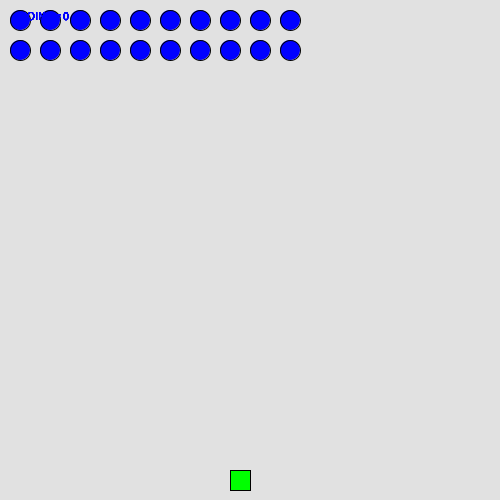
Frame 1 (no input)
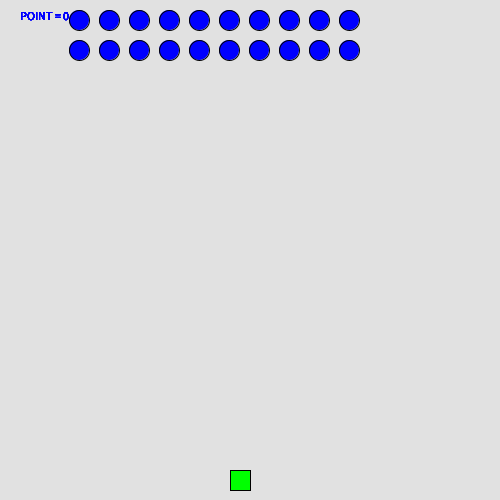
Frame 60 (the mouse pressed at the canvas centre just before this capture)
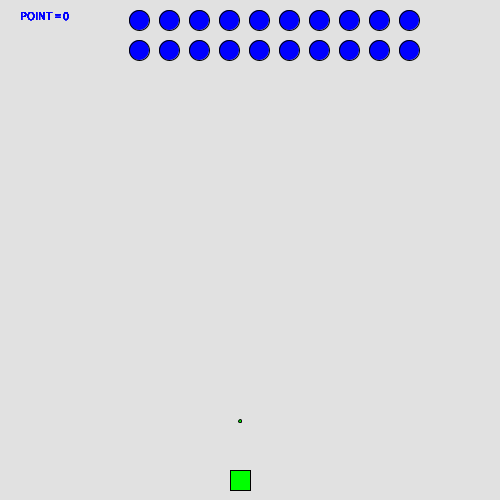
Frame 120 (the mouse held since frame 60 and released just before this capture)

The Processing sketch that drew these frames (run headless with seeded random() and noise(); from frame 60 on, the mouse is pressed at the canvas centre):

// Processing sketch: processing_129718
// ── processing_129718.pde

int noOfInvaderRows = 2;        //Number of invaders for one column
int noOfInvaderColumns = 10;    //Number of invaders for one line
int noOfInvaders = noOfInvaderRows * noOfInvaderColumns;
float[][][] invad = new float[noOfInvaderRows ][noOfInvaderColumns ][2];
int noOfBullets = 10;
float[][] bullet = {{-100, 0}, {-100, 0}, {-100, 0}, {-100, 0}, {-100, 0}, {-100, 0}, {-100, 0}, {-100, 0}, {-100, 0}, {-100, 0}};
float rx, ry;
float invaderY = 20;
int sz = 20;
int shoot = 0;
int point = 0;

void setup() {
    size(500, 500);
    rx = 240;    //defense
    ry = 480;
    //invaders
    for(int i=0; i<noOfInvaderRows; i++){
        for(int j=0; j<noOfInvaderColumns; j++){
            invad[i][j][0] = invaderY+j*30;
            invad[i][j][1] = invaderY+i*30;
        }
    }

    rectMode(CENTER);
    frameRate(30);
}

void draw() {
    background(225);
    invaders();
    defense();
}

int direction = 0;
float yStep = 20;
void invaders(){
    fill(0, 0, 255);
    for(int i=0; i<noOfInvaderRows; i++){
        for(int j=0; j<noOfInvaderColumns; j++){
            hitCheck(i, j);
            ellipse(invad[i][j][0], invad[i][j][1], sz, sz);
            if(direction == 0){
              if(invad[i][j][0] > 0){
                invad[i][j][0]++;
                if(invad[i][j][0] > (width-sz/2)){
                  direction = 1;
                  invaderY += yStep;
                }
              }
            }else{
              if(invad[i][j][0] > 0){
                invad[i][j][0]--;
                if(invad[i][j][0] < sz/2){
                  direction = 0;
                  invaderY += yStep;
                }
              }
            }
        }
    }
    if(invaderY >= ry){    //game over
      gameOver();
      text(" You LOSE!", 130, 260);
    }
    for(int i=0; i<noOfInvaderRows; i++){
        for(int j=0; j<noOfInvaderColumns; j++){
            invad[i][j][1] = invaderY+i*30;
        }
    }

}

void gameOver(){
  fill(255, 0, 0);
  textSize(48);
  text("Game Over", 130, 210);
}

void hitCheck(int i, int j){
  for(int k=0; k<noOfBullets; k++){
    if(abs(invad[i][j][1] - bullet[k][1])<sz/2){
      if(abs(invad[i][j][0] - bullet[k][0])<sz/2){
        invad[i][j][0] = -100;
        noOfInvaders--;
        point += 100;
      }
    }
  }
  if(noOfInvaders <= 0){
    gameOver();
    text(" You WIN!", 130, 260);
  }
    text("POINT = "+point,20,20);
}

void defense(){
    fill(0, 255, 0);
    rect(rx, ry, sz, sz);
    if(shoot != 0){
        shoot--;
        for(int i=0; i<noOfBullets; i++){
          if(bullet[i][0] < 0){
            bullet[i][0] = rx;
            bullet[i][1] = ry;
            break;
          }
        }
    }
    for(int i=0; i<noOfBullets; i++){
      if(bullet[i][0] >= 0){
        ellipse(bullet[i][0], bullet[i][1]--, 3, 3);
      }
      if(bullet[i][1] < 0){
        bullet[i][0] = -100;
      }
    }
}

void mousePressed() {
    if (mouseButton == LEFT) {
        rx -= 10;
        if(rx < sz/2){
          rx = sz/2;
        }
    } else if (mouseButton == RIGHT) {
        rx += 10;
        if(rx > (width-sz/2)){
          rx = width-sz/2;
        }
    } else {
        shoot++;
    }
}
